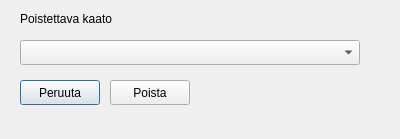
<?xml version="1.0" encoding="UTF-8"?>
<ui version="4.0">
 <class>Dialog</class>
 <widget class="QDialog" name="Dialog">
  <property name="geometry">
   <rect>
    <x>0</x>
    <y>0</y>
    <width>400</width>
    <height>139</height>
   </rect>
  </property>
  <property name="windowTitle">
   <string>Dialog</string>
  </property>
  <widget class="QPushButton" name="removeShotCancelPushButton">
   <property name="geometry">
    <rect>
     <x>20</x>
     <y>80</y>
     <width>80</width>
     <height>25</height>
    </rect>
   </property>
   <property name="text">
    <string>Peruuta</string>
   </property>
   <property name="default">
    <bool>true</bool>
   </property>
  </widget>
  <widget class="QComboBox" name="removeShotComboBox">
   <property name="geometry">
    <rect>
     <x>20</x>
     <y>40</y>
     <width>340</width>
     <height>25</height>
    </rect>
   </property>
  </widget>
  <widget class="QLabel" name="label">
   <property name="geometry">
    <rect>
     <x>20</x>
     <y>10</y>
     <width>130</width>
     <height>17</height>
    </rect>
   </property>
   <property name="text">
    <string>Poistettava kaato</string>
   </property>
  </widget>
  <widget class="QPushButton" name="removeShotPushButton">
   <property name="geometry">
    <rect>
     <x>110</x>
     <y>80</y>
     <width>80</width>
     <height>25</height>
    </rect>
   </property>
   <property name="text">
    <string>Poista</string>
   </property>
  </widget>
 </widget>
 <resources/>
 <connections/>
</ui>
